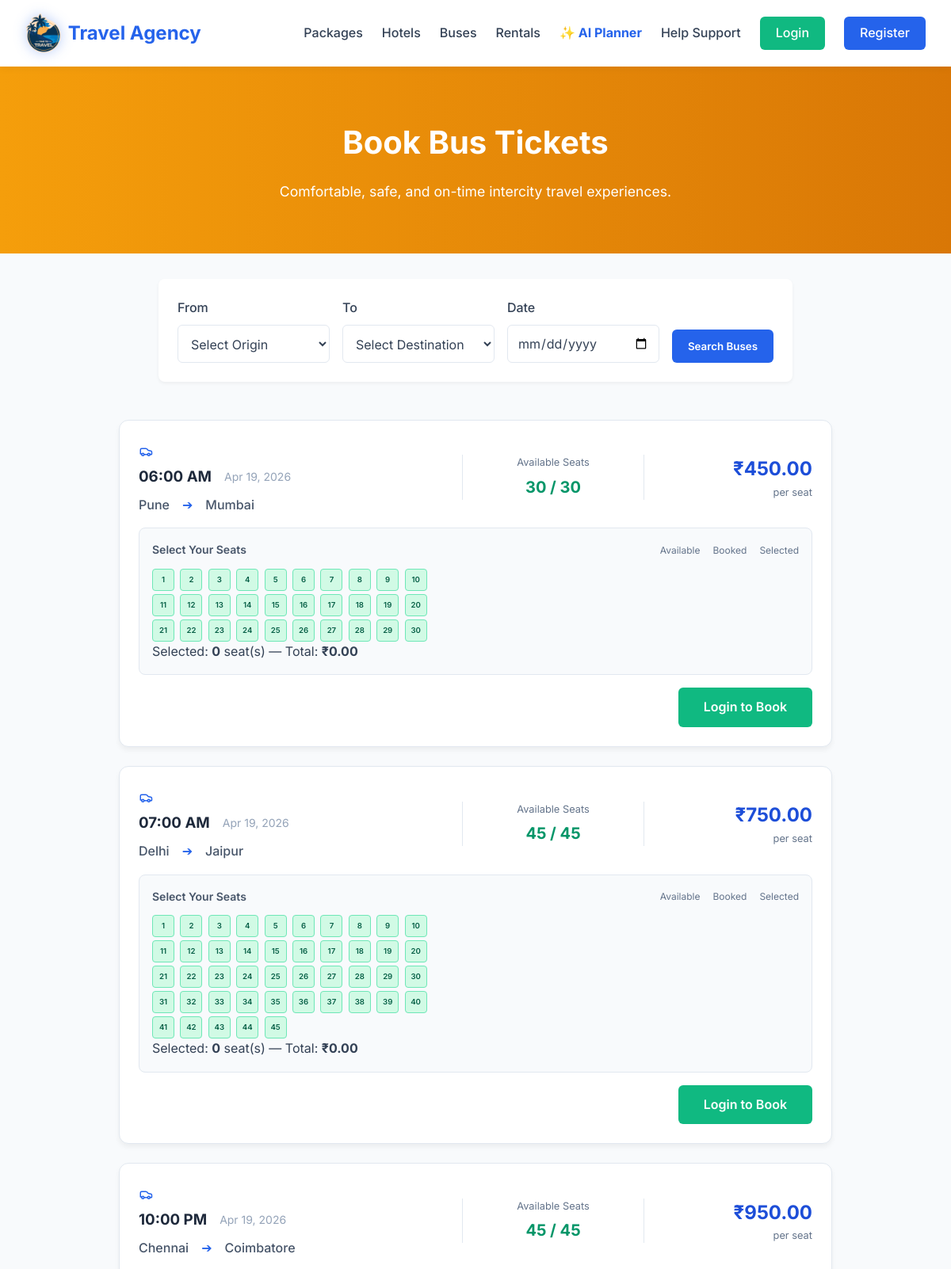
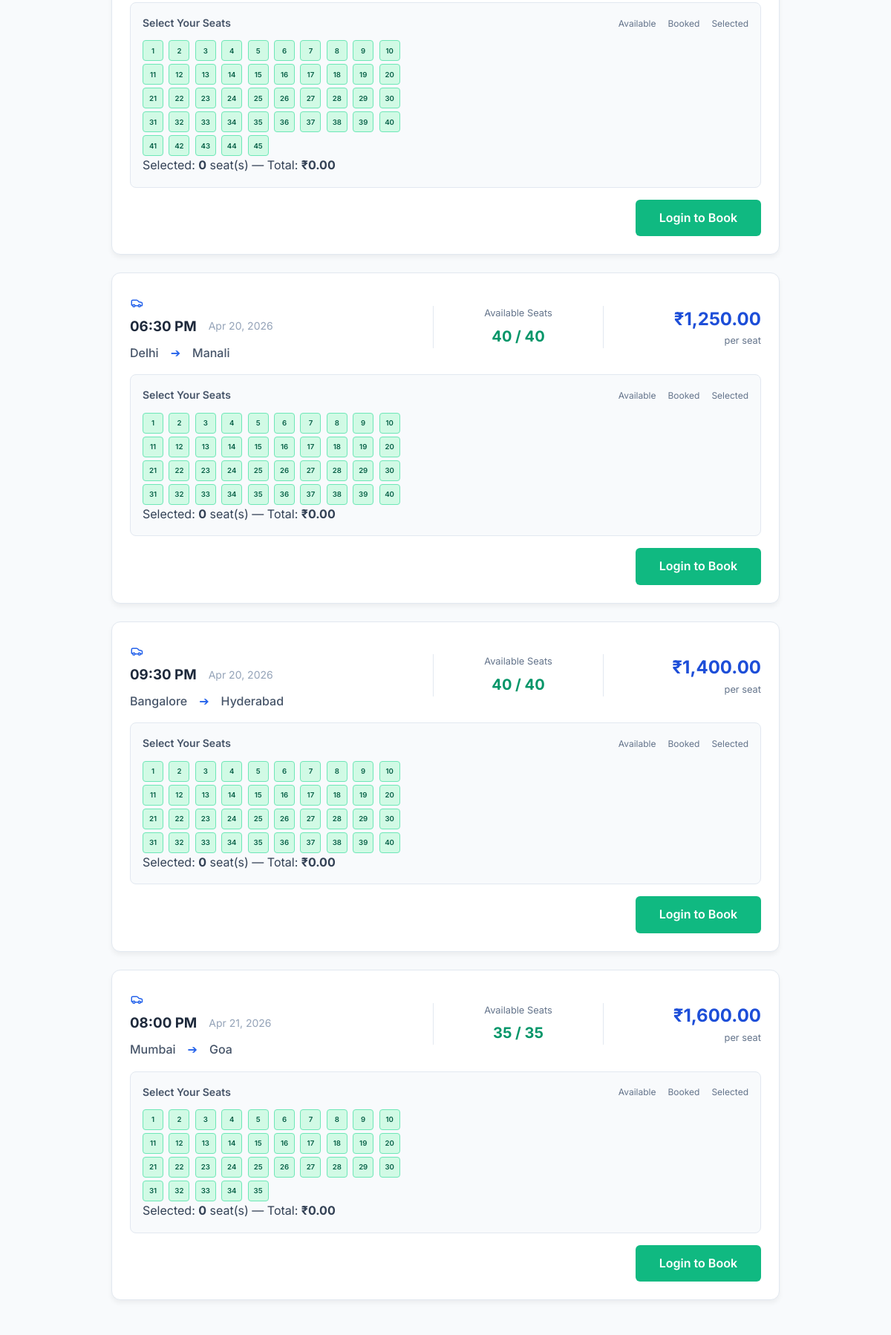
The app's page /buses.php (upper part) with its own data (2 pictures, top to bottom).
### tables this page shows
CREATE TABLE IF NOT EXISTS buses (
    id INT AUTO_INCREMENT PRIMARY KEY,
    from_location VARCHAR(100) NOT NULL,
    to_location VARCHAR(100) NOT NULL,
    departure_date DATE NOT NULL,
    departure_time TIME NOT NULL,
    price DECIMAL(10,2) NOT NULL,
    total_seats INT NOT NULL,
    available_seats INT NOT NULL,
    created_at TIMESTAMP DEFAULT CURRENT_TIMESTAMP
);

### config/database.php (called while the page is built, shortened)
<?php
function isLoggedIn() {
    return isset($_SESSION['user_id']);
}
?>

### buses.php (the view, shortened to what this page needs)
<?php
require_once 'config/database.php';
include 'includes/header.php';
$date = isset($_GET['date']) ? sanitize($_GET['date']) : '';
$whereClause = 'WHERE departure_date >= CURDATE()';
$params = [];
$buses = $pdo->prepare("SELECT * FROM buses $whereClause ORDER BY departure_date ASC, departure_time ASC");
$buses->execute($params);
$buses = $buses->fetchAll();
?>
<div style="background: linear-gradient(to right, #f59e0b, #d97706); margin: -2rem -2rem 2rem; padding: 4rem 2rem; text-align: center; color: white;">
    <h1 style="font-size: 2.5rem; margin-bottom: 1rem;" data-lang="book_bus">Book Bus Tickets</h1>
    <p style="font-size: 1.1rem; max-width: 600px; margin: 0 auto;">Comfortable, safe, and on-time intercity travel experiences.</p>
</div>
<div class="filters-section" style="max-width: 800px; margin: 0 auto 3rem;">
    <form method="GET" action="" class="grid-2" style="grid-template-columns: 1fr 1fr 1fr auto; align-items: end;">
        <div class="form-group" style="margin-bottom: 0;">
            <label>From</label>
            <select name="from" class="form-control" required>
                <option value="">Select Origin</option>
            </select>
        </div>
        <div class="form-group" style="margin-bottom: 0;">
            <label>To</label>
            <select name="to" class="form-control" required>
                <option value="">Select Destination</option>
            </select>
        </div>
        <div class="form-group" style="margin-bottom: 0;">
            <label>Date</label>
            <input type="date" name="date" class="form-control" value="<?php echo $date; ?>" min="<?php echo date('Y-m-d'); ?>" required>
        </div>
        <div class="form-group" style="margin-bottom: 0;">
            <button type="submit" class="btn-primary" style="height: 42px; width: 100%;">Search Buses</button>
        </div>
    </form>
</div>
<div style="max-width: 900px; margin: 0 auto;">
    <?php foreach($buses as $bus): ?>
    <div style="background: white; border-radius: 12px; padding: 1.5rem; margin-bottom: 1.5rem; box-shadow: 0 4px 6px rgba(0,0,0,0.05); border: 1px solid var(--border-color);">
        <div style="display: flex; flex-wrap: wrap; justify-content: space-between; align-items: center; gap: 1rem; margin-bottom: 1rem;">
            <div style="flex: 2; min-width: 250px;">
                <div style="font-weight: 700; color: #1e293b; font-size: 1.1rem; margin-bottom: 0.25rem;">
                </div>
                <div style="display: flex; align-items: center; gap: 1rem; margin-bottom: 0.5rem;">
                    <h3 style="margin: 0; color: #1e293b;"><?php echo date('h:i A', strtotime($bus['departure_time'])); ?></h3>
                    <span style="color: #94a3b8; font-size: 0.875rem;"><?php echo date('M d, Y', strtotime($bus['departure_date'])); ?></span>
                </div>
                <div style="display: flex; align-items: center; gap: 1rem; color: #475569; font-weight: 500;">
                    <span><?php echo htmlspecialchars($bus['from_location']); ?></span>
                    <span style="color: var(--primary-color);">➔</span>
                    <span><?php echo htmlspecialchars($bus['to_location']); ?></span>
                </div>
            </div>
            <div style="flex: 1; text-align: center; min-width: 130px; border-left: 1px solid var(--border-color); border-right: 1px solid var(--border-color); padding: 0 1rem;">
                <div style="color: #64748b; font-size: 0.8rem; margin-bottom: 0.25rem;">Available Seats</div>
                <div style="color: <?php echo $bus['available_seats']<5 ? 'var(--danger-color)' : '#059669'; ?>; font-weight: 700; font-size: 1.25rem;">
                    <?php echo $bus['available_seats']; ?> / <?php echo $bus['total_seats']; ?>
                </div>
            </div>
            <div style="flex: 1; text-align: right; min-width: 150px;">
                <div style="font-size: 1.5rem; font-weight: 700; color: var(--primary-dark);">₹<?php echo number_format($bus['price'], 2); ?></div>
                <div style="color: #64748b; font-size: 0.8rem;">per seat</div>
            </div>
        </div>
        <div style="background: #f8fafc; border-radius: 8px; padding: 1rem; border: 1px solid var(--border-color);">
            <div style="display: flex; justify-content: space-between; align-items: center; margin-bottom: 0.75rem;">
                <span style="font-weight: 600; font-size: 0.875rem; color: #475569;">Select Your Seats</span>
                <div style="display: flex; gap: 1rem; font-size: 0.75rem; color: #64748b;">
                    <span> Available</span> <span> Booked</span> <span> Selected</span>
                </div>
            </div>
            <div id="seatmap-<?php echo $bus['id']; ?>" style="display: grid; grid-template-columns: repeat(10, 1fr); gap: 4px; max-width: 350px;">
                <?php
                $booked = $bus['total_seats'] - $bus['available_seats'];
                for($s = 1; $s <= $bus['total_seats']; $s++):
                    $is_booked = $s <= $booked;
                ?>
                <div class="seat-cell <?php echo $is_booked ? 'seat-booked' : 'seat-avail'; ?>"
                     data-bus="<?php echo $bus['id']; ?>" data-seat="<?php echo $s; ?>"
                     <?php if(!$is_booked): ?>onclick="toggleSeat(this, <?php echo $bus['id']; ?>)"<?php endif; ?>
                     style="width: 28px; height: 28px; border-radius: 4px; display: flex; align-items: center; justify-content: center; font-size: 0.6rem; font-weight: 600; cursor: <?php echo $is_booked?'not-allowed':'pointer'; ?>;
                     background: <?php echo $is_booked ? '#fee2e2' : '#d1fae5'; ?>; color: <?php echo $is_booked ? '#991b1b' : '#065f46'; ?>; border: 1px solid <?php echo $is_booked ? '#fca5a5' : '#6ee7b7'; ?>;">
                    <?php echo $s; ?>
                </div>
                <?php endfor; ?>
            </div>
                Selected: <strong id="selected-count-<?php echo $bus['id']; ?>">0</strong> seat(s)
                — Total: <strong id="selected-total-<?php echo $bus['id']; ?>">₹0.00</strong>
        </div>
        <?php if($bus['available_seats'] > 0): ?>
        <form action="payment.html" method="POST" style="margin-top: 1rem; text-align: right;">
            <?php if(isLoggedIn()): ?>
                <button type="submit" class="btn-primary" style="padding: 0.75rem 2rem;">Book Selected Seats</button>
            <?php else: ?>
                <a href="login.html" class="btn-secondary" style="padding: 0.75rem 2rem;">Login to Book</a>
            <?php endif; ?>
        </form>
        <?php else: ?>
            <div style="margin-top: 1rem; text-align: center;"><button class="btn-secondary" disabled style="background: #94a3b8; cursor: not-allowed;">Sold Out</button></div>
        <?php endif; ?>
    </div>
    <?php endforeach; ?>
</div>
<?php include 'includes/footer.php'; ?>

### assets/css/style.css (style rules this page uses)
:root { --primary-color: #2563eb; --primary-dark: #1d4ed8; --secondary-color: #10b981; --secondary-dark: #059669; --bg-color: #f8fafc; --text-color: #334155; --text-muted: #64748b; --card-bg: #ffffff; --border-color: #e2e8f0; --danger-color: #ef4444; --header-bg: #ffffff; --table-header: #f1f5f9; --table-hover: #f8fafc; --shadow-color: rgba(0,0,0,0.05); --shadow-hover: rgba(0,0,0,0.1); --input-bg: #ffffff; }
* { margin: 0; padding: 0; box-sizing: border-box; font-family: 'Inter', system-ui, -apple-system, sans-serif; }
body { background-color: var(--bg-color); color: var(--text-color); line-height: 1.6; display: flex; flex-direction: column; min-height: 100vh; transition: background-color 0.3s, color 0.3s; }
.btn-primary { background: var(--primary-color); color: white !important; padding: 0.5rem 1.25rem; border-radius: 6px; border: none; cursor: pointer; font-weight: 600; transition: background 0.3s, transform 0.1s; text-decoration: none; display: inline-block; }
.btn-secondary { background: var(--secondary-color); color: white !important; padding: 0.5rem 1.25rem; border-radius: 6px; border: none; cursor: pointer; font-weight: 600; transition: background 0.3s; text-decoration: none; display: inline-block; }
.form-group { margin-bottom: 1.25rem; }
.form-group label { display: block; margin-bottom: 0.5rem; font-weight: 500; }
.form-control { width: 100%; padding: 0.75rem; border: 1px solid var(--border-color); border-radius: 6px; font-size: 1rem; transition: border-color 0.3s, background 0.3s; background: var(--input-bg); color: var(--text-color); }
.filters-section { background: var(--card-bg); padding: 1.5rem; border-radius: 8px; box-shadow: 0 2px 4px var(--shadow-color); margin-bottom: 2rem; transition: background 0.3s; }
.grid-2 { display: grid; grid-template-columns: 1fr 1fr; gap: 1rem; }

### records on screen
buses: departure_time "06:00 AM", departure_date "Apr 19, 2026", from_location "Pune", to_location "Mumbai", available_seats "30", total_seats "30", price "450.00"
buses: departure_time "07:00 AM", departure_date "Apr 19, 2026", from_location "Delhi", to_location "Jaipur", available_seats "45", total_seats "45", price "750.00"
buses: departure_time "10:00 PM", departure_date "Apr 19, 2026", from_location "Chennai", to_location "Coimbatore", available_seats "45", total_seats "45", price "950.00"
buses: departure_time "06:30 PM", departure_date "Apr 20, 2026", from_location "Delhi", to_location "Manali", available_seats "40", total_seats "40", price "1,250.00"
buses: departure_time "09:30 PM", departure_date "Apr 20, 2026", from_location "Bangalore", to_location "Hyderabad", available_seats "40", total_seats "40", price "1,400.00"
buses: departure_time "08:00 PM", departure_date "Apr 21, 2026", from_location "Mumbai", to_location "Goa", available_seats "35", total_seats "35", price "1,600.00"
